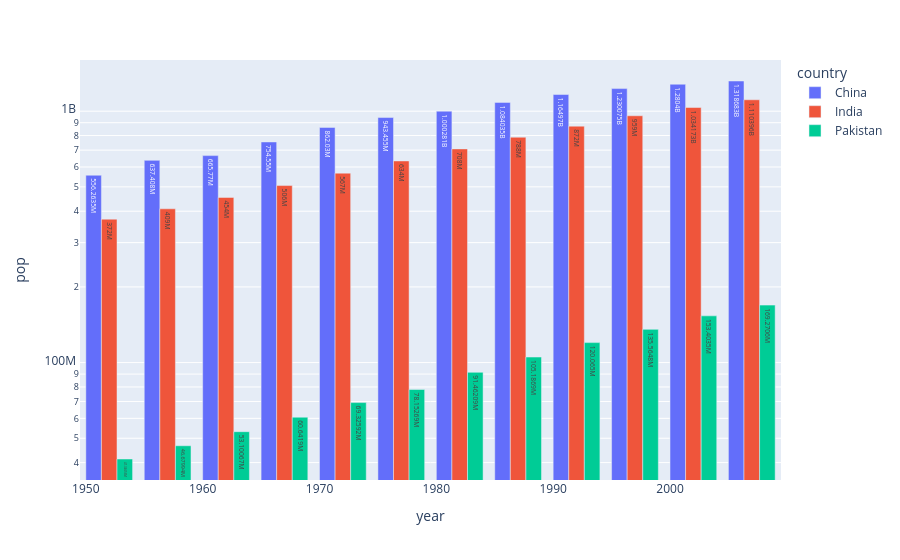

The cell this chart's notebook holds for it:
### Code cell
px.bar(temp_df,x='year',y='pop',color='country',barmode='group',log_y=True,text_auto=True)

### Figure 1 — Plotly figure (JSON) as saved in the notebook; plotly's stock layout.template omitted (floating-point values rounded to 4 significant figures)
{"data": [{"alignmentgroup": "True", "hovertemplate": "country=China<br>year=%{x}<br>pop=%{y}<extra></extra>", "legendgroup": "China", "marker": {"color": "#636efa", "pattern": {"shape": ""}}, "name": "China", "offsetgroup": "China", "orientation": "v", "showlegend": true, "textposition": "auto", "texttemplate": "%{y}", "type": "bar", "x": [1952, 1957, 1962, 1967, 1972, 1977, 1982, 1987, 1992, 1997, 2002, 2007], "xaxis": "x", "y": [556263527, 637408000, 665770000, 754550000, 862030000, 943455000, 1000281000, 1084035000, 1164970000, 1230075000, 1280400000, 1318683096], "yaxis": "y"}, {"alignmentgroup": "True", "hovertemplate": "country=India<br>year=%{x}<br>pop=%{y}<extra></extra>", "legendgroup": "India", "marker": {"color": "#EF553B", "pattern": {"shape": ""}}, "name": "India", "offsetgroup": "India", "orientation": "v", "showlegend": true, "textposition": "auto", "texttemplate": "%{y}", "type": "bar", "x": [1952, 1957, 1962, 1967, 1972, 1977, 1982, 1987, 1992, 1997, 2002, 2007], "xaxis": "x", "y": [372000000, 409000000, 454000000, 506000000, 567000000, 634000000, 708000000, 788000000, 872000000, 959000000, 1034172547, 1110396331], "yaxis": "y"}, {"alignmentgroup": "True", "hovertemplate": "country=Pakistan<br>year=%{x}<br>pop=%{y}<extra></extra>", "legendgroup": "Pakistan", "marker": {"color": "#00cc96", "pattern": {"shape": ""}}, "name": "Pakistan", "offsetgroup": "Pakistan", "orientation": "v", "showlegend": true, "textposition": "auto", "texttemplate": "%{y}", "type": "bar", "x": [1952, 1957, 1962, 1967, 1972, 1977, 1982, 1987, 1992, 1997, 2002, 2007], "xaxis": "x", "y": [41346560, 46679944, 53100671, 60641899, 69325921, 78152686, 91462088, 105186881, 120065004, 135564834, 153403524, 169270617], "yaxis": "y"}], "layout": {"barmode": "group", "legend": {"title": {"text": "country"}, "tracegroupgap": 0}, "margin": {"t": 60}, "xaxis": {"anchor": "y", "domain": [0, 1], "title": {"text": "year"}}, "yaxis": {"anchor": "x", "domain": [0, 1], "title": {"text": "pop"}, "type": "log"}}}
